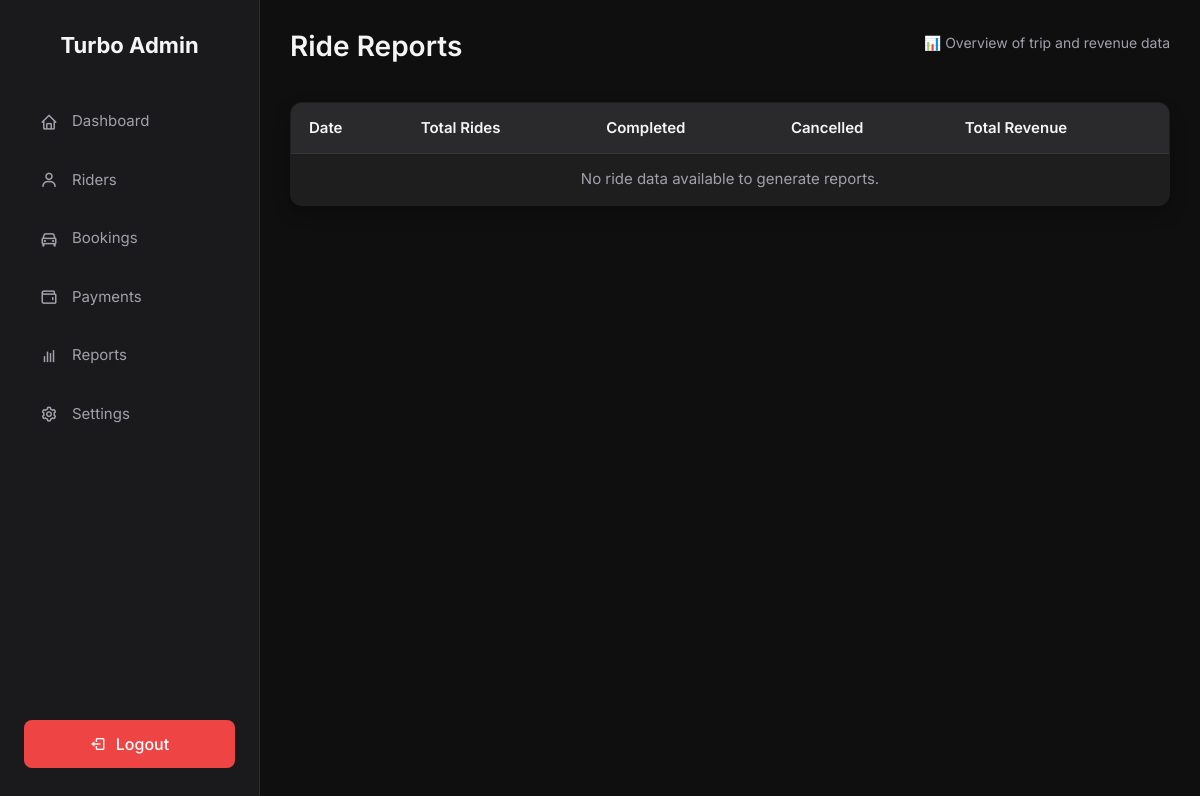
/adminpages/report/ (signed in), run on an earlier commit of the app's database.
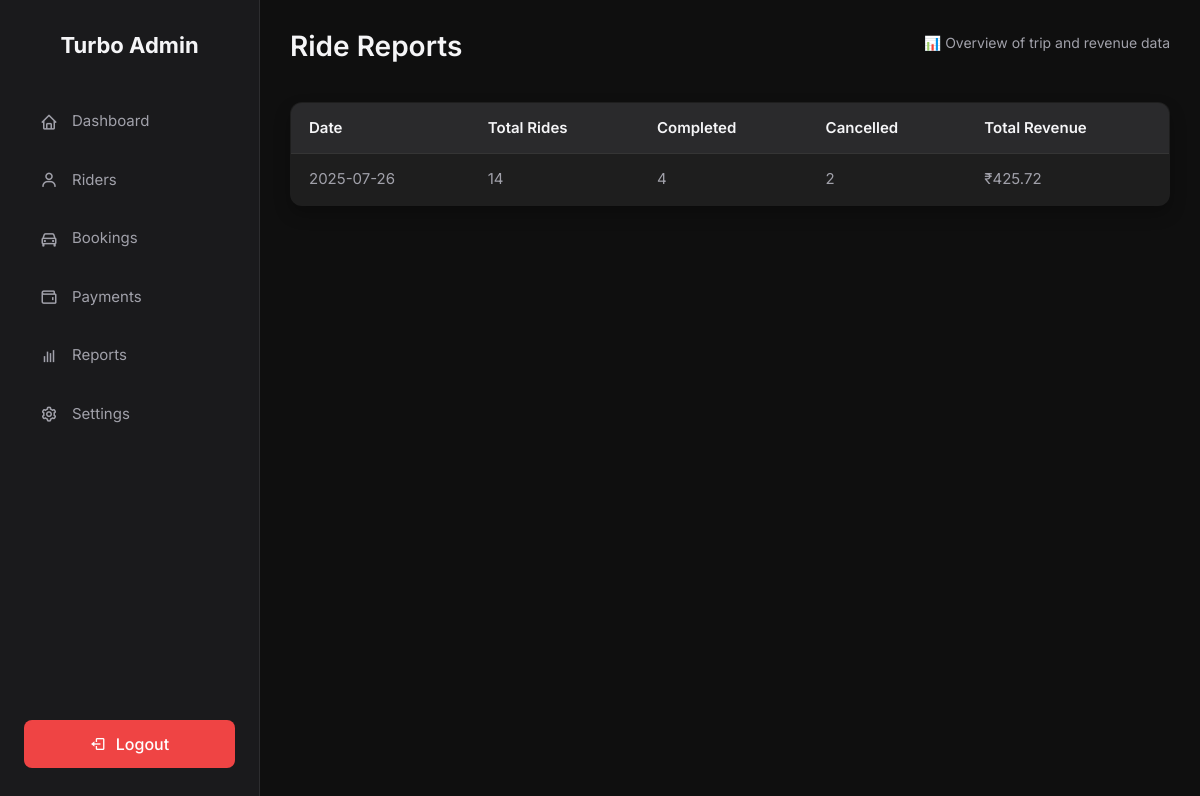
And on a later commit of the database.
### riderpages/models.py (models this page shows, shortened)
class Ride(models.Model):
    user = models.ForeignKey(
        settings.AUTH_USER_MODEL,
        on_delete=models.CASCADE,
        related_name='rides_as_rider'
    )
    pickup_location = models.CharField(max_length=255)
    drop_location = models.CharField(max_length=255)
    car_type = models.CharField(max_length=10, choices=CAR_CHOICES)
    distance = models.DecimalField(max_digits=10, decimal_places=2, null=True, blank=True)
    fare = models.DecimalField(max_digits=10, decimal_places=2, null=True, blank=True)
    transaction_id = models.CharField(max_length=100, null=True, blank=True)
    driver = models.ForeignKey(
        'driverpages.DriverProfile',
        on_delete=models.SET_NULL,
        related_name='rides_as_driver',
        null=True,
        blank=True
    )
    payment_method = models.CharField(
        max_length=20,
        choices=PAYMENT_METHOD_CHOICES,
        null=True,
        blank=True
    )
    status = models.CharField(max_length=20, choices=STATUS_CHOICES, default='PENDING')
    created_at = models.DateTimeField(auto_now_add=True)

### adminpages/views.py (the view)
# urls.py: path('report/', views.report, name='report'),
@login_required
def report(request):
    daily_reports = Ride.objects.annotate(
        date=TruncDate('created_at')  # Extract the date from the datetime field
    ).values('date').annotate(
        total_rides=Count('id'),
        completed_rides=Count('id', filter=Q(status='COMPLETED')),
        cancelled_rides=Count('id', filter=Q(status='CANCELLED')),
        total_revenue=Sum('fare', filter=Q(status='COMPLETED')),
        avg_rating=Avg('rating__rating')
    ).order_by('-date') # Order by most recent date
    context = {
        'reports': daily_reports
    }
    return render(request, 'adminpages/report.html', context)

### templates/adminpages/report.html
{% extends 'adminpages/base.html' %}
{% block content %}
  <div class="main">
    <div class="header">
      <h1>Ride Reports</h1>
      <p>📊 Overview of trip and revenue data</p>
    </div>
    <table>
      <thead>
        <tr>
          <th>Date</th>
          <th>Total Rides</th>
          <th>Completed</th>
          <th>Cancelled</th>
          <th>Total Revenue</th>
        </tr>
      </thead>
      <tbody>
        {% for report in reports %}
        <tr>
          <td>{{ report.date|date:"Y-m-d" }}</td>
          <td>{{ report.total_rides }}</td>
          <td>{{ report.completed_rides }}</td>
          <td>{{ report.cancelled_rides }}</td>
          <td>₹{{ report.total_revenue|default_if_none:0|floatformat:2 }}</td>
        </tr>
        {% empty %}
        <tr>
          <td colspan="6" style="text-align: center;">No ride data available to generate reports.</td>
        </tr>
        {% endfor %}
      </tbody>
    </table>
  </div>
{% endblock %}

What changed in the data, as far as the page shows it:
added Ride: date "2025-07-26", total_rides "14", completed_rides "4", cancelled_rides "2", total_revenue "425.72"
Also different on the page:
text no longer shown: "No ride data available to generate reports."
